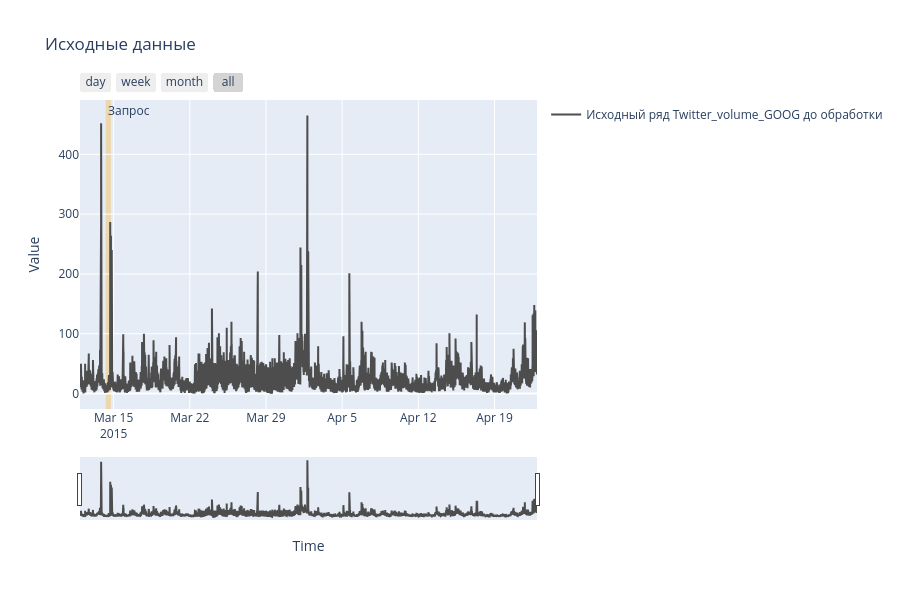

Notebook source saved alongside this figure:
### Markdown cell above
Здесь, в свою очередь, рассматривается исходный временной ряд (без каких либо изменений) и на нем выделяется временной отрезок, по которому делался запрос

### Code cell
source_raw = raw_series_dict[source_series_id]
if isinstance(source_raw, pd.DataFrame):
    source_raw = source_raw.iloc[:, 0] 

fig_raw = go.Figure()
add_line(fig_raw, source_raw.index, source_raw.values, f"Исходный ряд {source_series_id} до обработки", "#4d4d4d")

# Используем те же временные границы query (из обработанного ряда)
fig_raw.add_vrect(
    x0=query_start_time, x1=query_end_time,
    fillcolor="rgba(255, 165, 0, 0.3)", layer="below", line_width=0,
    annotation_text="Запрос", annotation_position="top left"
)

# Рисуем сам query 
query_raw = source_raw.loc[query_start_time:query_end_time] if query_start_time in source_raw.index else None
if query_raw is not None and len(query_raw) > 0:
    add_line(fig_raw, query_raw.index, query_raw.values, "Запрос (query)", "orange")
else:
    pass

update_layout(fig_raw)
fig_raw.update_layout(title="Исходные данные", showlegend=True)
fig_raw.show()

### Figure 1 — Plotly figure (JSON) as saved in the notebook; plotly's stock layout.template omitted (floating-point values rounded to 4 significant figures; data arrays with more than 128 entries replaced by an {"elided": "..."} marker saying what was removed)
{"data": [{"line": {"color": "#4d4d4d"}, "mode": "lines", "name": "Исходный ряд Twitter_volume_GOOG до обработки", "type": "scatter", "x": {"elided": "12097 str values"}, "y": {"elided": "12097 int values"}}], "layout": {"annotations": [{"showarrow": false, "text": "Запрос", "x": "2015-03-14T06:30:00", "xanchor": "left", "xref": "x", "y": 1, "yanchor": "top", "yref": "y domain"}], "height": 600, "hovermode": "x unified", "shapes": [{"fillcolor": "rgba(255, 165, 0, 0.3)", "layer": "below", "line": {"width": 0}, "type": "rect", "x0": "2015-03-14T06:30:00", "x1": "2015-03-14T18:00:00", "xref": "x", "y0": 0, "y1": 1, "yref": "y domain"}], "showlegend": true, "title": {"text": "Исходные данные"}, "xaxis": {"rangeselector": {"buttons": [{"count": 1, "label": "day", "step": "day", "stepmode": "backward"}, {"count": 7, "label": "week", "step": "day", "stepmode": "backward"}, {"count": 1, "label": "month", "step": "month", "stepmode": "backward"}, {"step": "all"}]}, "rangeslider": {"visible": true}, "title": {"text": "Time"}, "type": "date"}, "yaxis": {"fixedrange": false, "title": {"text": "Value"}}}}
